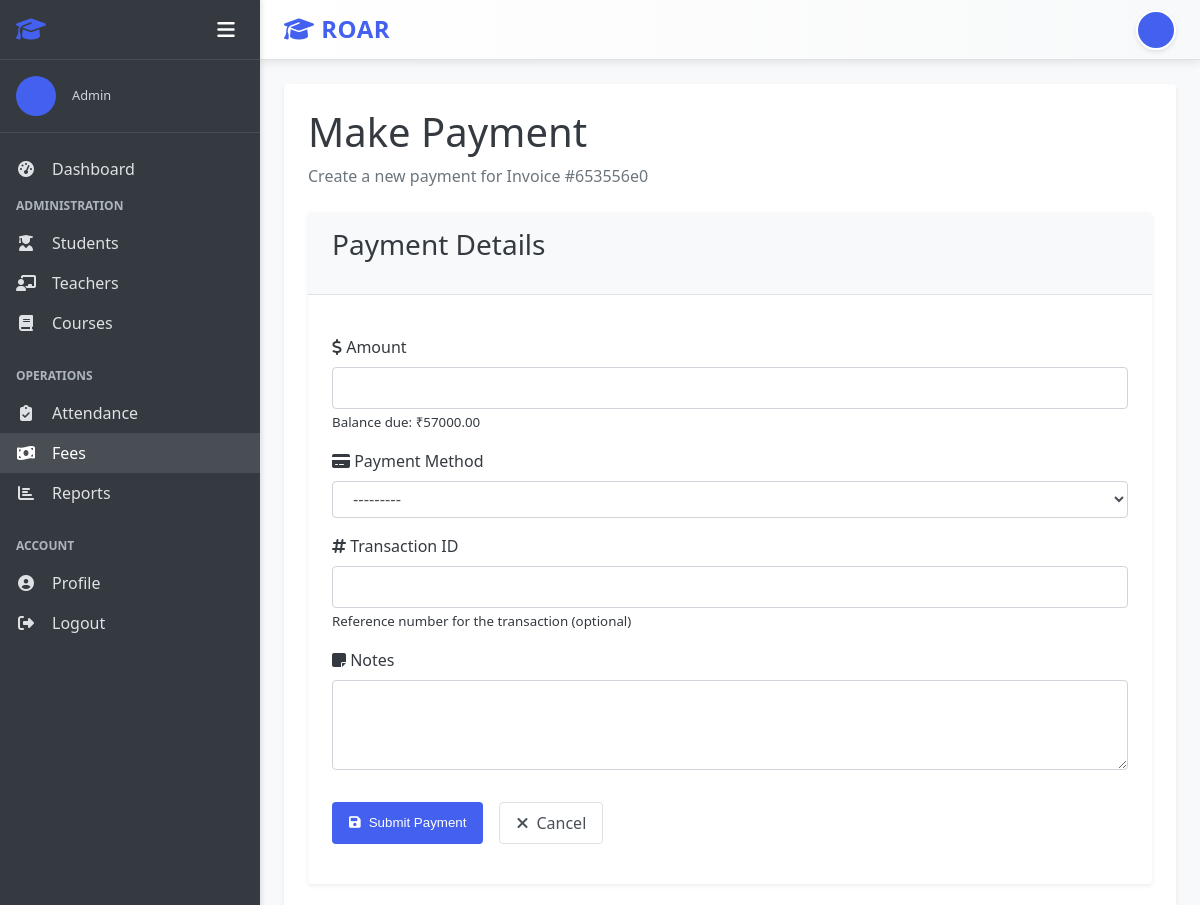
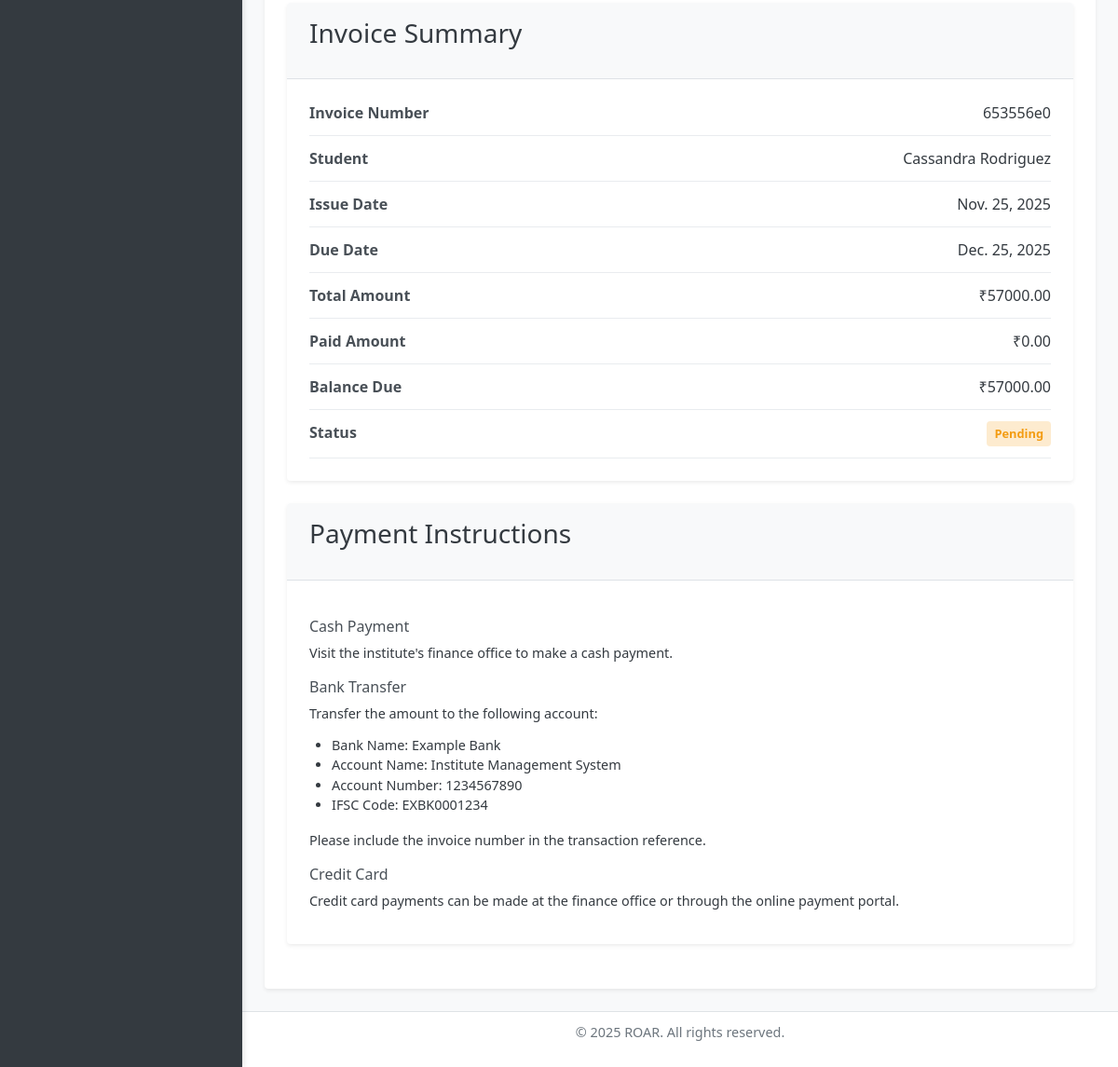
The page /fees/invoices/1/payment/ (signed in) on the database its author committed (2 pictures, top to bottom).
### accounts/models.py (models this page shows, shortened)
class User(AbstractUser):
    USER_TYPE_CHOICES = (
        ('admin', 'Admin'),
        ('teacher', 'Teacher'),
        ('student', 'Student'),
    )
    user_type = models.CharField(max_length=10, choices=USER_TYPE_CHOICES, default='student')
    profile_pic = models.ImageField(upload_to='profile_pics/', null=True, blank=True)
    address = models.TextField(null=True, blank=True)
    mobile = models.CharField(max_length=15, null=True, blank=True)
    @property
    def is_admin(self):
        return self.user_type == 'admin'
    @property
    def is_teacher(self):
        return self.user_type == 'teacher'
    @property
    def is_student(self):
        return self.user_type == 'student'

### fees/models.py (models this page shows, shortened)
class FeeInvoice(models.Model):
    STATUS_CHOICES = (
        ('pending', 'Pending'),
        ('paid', 'Paid'),
        ('overdue', 'Overdue'),
        ('cancelled', 'Cancelled'),
    )
    invoice_number = models.CharField(max_length=20, unique=True, default=uuid.uuid4)
    student = models.ForeignKey(Student, on_delete=models.CASCADE, related_name='fee_invoices')
    total_amount = models.DecimalField(max_digits=10, decimal_places=2)
    paid_amount = models.DecimalField(max_digits=10, decimal_places=2, default=0)
    status = models.CharField(max_length=10, choices=STATUS_CHOICES, default='pending')
    due_date = models.DateField()
    issue_date = models.DateField(auto_now_add=True)
    notes = models.TextField(blank=True, null=True)
    @property
    def balance(self):
        return self.total_amount - self.paid_amount
    class Meta:
        ordering = ['-issue_date']

### students/models.py (models this page shows, shortened)
class Student(models.Model):
    user = models.OneToOneField(User, on_delete=models.CASCADE, related_name='student_profile')
    student_id = models.CharField(max_length=20, unique=True)
    date_of_birth = models.DateField(null=True, blank=True)
    gender = models.CharField(max_length=10, choices=(('male', 'Male'), ('female', 'Female'), ('other', 'Other')))
    parent_name = models.CharField(max_length=100, null=True, blank=True)
    parent_mobile = models.CharField(max_length=15, null=True, blank=True)
    admission_date = models.DateField(auto_now_add=True)
    class Meta:
        ordering = ['user__first_name', 'user__last_name']

### fees/views.py (the view)
# urls.py: path('invoices/<int:invoice_id>/payment/', views.create_payment_for_invoice, name='create_payment_for_invoice'),
@login_required
def create_payment_for_invoice(request, invoice_id):
    invoice = get_object_or_404(FeeInvoice, pk=invoice_id)
    if request.method == 'POST':
        form = PaymentCreateForm(request.POST)
        if form.is_valid():
            payment = form.save(commit=False)
            payment.invoice = invoice
            payment.save()
            return redirect('fee_invoice_detail', pk=invoice.pk)
    else:
        form = PaymentCreateForm()
    return render(request, 'fees/payment_form.html', {
        'form': form,
        'invoice': invoice,
    })

### fees/forms.py
class PaymentCreateForm(forms.ModelForm):
    class Meta:
        model = Payment
        fields = ['amount', 'payment_method', 'transaction_id', 'notes']
        widgets = {
            'notes': forms.Textarea(attrs={'rows': 3, 'class': 'form-control'}),
        }
    def __init__(self, *args, **kwargs):
        super().__init__(*args, **kwargs)
        for field_name, field in self.fields.items():
            if 'class' not in field.widget.attrs:
                field.widget.attrs['class'] = 'form-control'

### templates/fees/payment_form.html (shortened to what this page needs)
{% extends "base.html" %}
{% block content %}
<div class="dashboard-header">
    <h1>Make Payment</h1>
    {% if invoice %}
    <p>Create a new payment for Invoice #{{ invoice.invoice_number }}</p>
    {% else %}
    <p>Create a new payment</p>
    {% endif %}
</div>
<div class="row">
    <div class="col-md-8">
        <div class="card">
            <div class="card-header">
                <h3>Payment Details</h3>
            </div>
            <div class="card-body">
                <form method="post" class="payment-form">
                    <div class="form-group">
                        <label for="{{ form.amount.id_for_label }}">
                            <i class="fas fa-dollar-sign"></i> Amount
                        </label>
                        {{ form.amount }}
                        {% if invoice %}
                        <small class="form-text text-muted">Balance due: ₹{{ invoice.balance|floatformat:2 }}</small>
                        {% endif %}
                    </div>
                    <div class="form-group">
                        <label for="{{ form.payment_method.id_for_label }}">
                            <i class="fas fa-credit-card"></i> Payment Method
                        </label>
                        {{ form.payment_method }}
                    </div>
                    <div class="form-group">
                        <label for="{{ form.transaction_id.id_for_label }}">
                            <i class="fas fa-hashtag"></i> Transaction ID
                        </label>
                        {{ form.transaction_id }}
                        <small class="form-text text-muted">Reference number for the transaction (optional)</small>
                    </div>
                    <div class="form-group">
                        <label for="{{ form.notes.id_for_label }}">
                            <i class="fas fa-sticky-note"></i> Notes
                        </label>
                        {{ form.notes }}
                    </div>
                    <div class="form-actions">
                        <button type="submit" class="btn btn-primary">
                            <i class="fas fa-save"></i> Submit Payment
                        </button>
                        <a href="{% if invoice %}{% url 'fee_invoice_detail' invoice.pk %}{% else %}{% url 'payment_list' %}{% endif %}" class="btn btn-outline">
                            <i class="fas fa-times"></i> Cancel
                        </a>
                    </div>
                </form>
            </div>
        </div>
    </div>
    <div class="col-md-4">
        {% if invoice %}
        <div class="card">
            <div class="card-header">
                <h3>Invoice Summary</h3>
            </div>
            <div class="card-body">
                <div class="invoice-summary">
                    <div class="summary-item">
                        <div class="summary-label">Invoice Number</div>
                        <div class="summary-value">{{ invoice.invoice_number }}</div>
                    </div>
                    <div class="summary-item">
                        <div class="summary-label">Student</div>
                        <div class="summary-value">{{ invoice.student.user.get_full_name }}</div>
                    </div>
                    <div class="summary-item">
                        <div class="summary-label">Issue Date</div>
                        <div class="summary-value">{{ invoice.issue_date }}</div>
                    </div>
                    <div class="summary-item">
                        <div class="summary-label">Due Date</div>
                        <div class="summary-value">{{ invoice.due_date }}</div>
                    </div>
                    <div class="summary-item">
                        <div class="summary-label">Total Amount</div>
                        <div class="summary-value">₹{{ invoice.total_amount|floatformat:2 }}</div>
                    </div>
                    <div class="summary-item">
                        <div class="summary-label">Paid Amount</div>
                        <div class="summary-value">₹{{ invoice.paid_amount|floatformat:2 }}</div>
                    </div>
                    <div class="summary-item">
                        <div class="summary-label">Balance Due</div>
                        <div class="summary-value">₹{{ invoice.balance|floatformat:2 }}</div>
                    </div>
                    <div class="summary-item">
                        <div class="summary-label">Status</div>
                        <div class="summary-value">
                            <span class="status-badge {% if invoice.status == 'paid' %}status-paid{% elif invoice.status == 'pending' %}status-pending{% elif invoice.status == 'overdue' %}status-overdue{% else %}status-cancelled{% endif %}">
                                {{ invoice.get_status_display }}
                            </span>
                        </div>
                    </div>
                </div>
            </div>
        </div>
        {% endif %}
        <div class="card">
            <div class="card-header">
                <h3>Payment Instructions</h3>
            </div>
            <div class="card-body">
                <div class="payment-instructions">
                    <h4>Cash Payment</h4>
                    <p>Visit the institute's finance office to make a cash payment.</p>
                    <h4>Bank Transfer</h4>
                    <p>Transfer the amount to the following account:</p>
                    <ul>
                        <li>Bank Name: Example Bank</li>
                        <li>Account Name: Institute Management System</li>
                        <li>Account Number: 1234567890</li>
                        <li>IFSC Code: EXBK0001234</li>
                    </ul>
                    <p>Please include the invoice number in the transaction reference.</p>
                    <h4>Credit Card</h4>
                    <p>Credit card payments can be made at the finance office or through the online payment portal.</p>
                </div>
            </div>
        </div>
    </div>
</div>
{% endblock %}

### templates/base.html (shortened to what this page needs)
<!DOCTYPE html>
<html lang="en">
<head>
    <link rel="stylesheet" href="/static/css/style.css">
    <link rel="stylesheet" href="https://cdnjs.cloudflare.com/ajax/libs/font-awesome/6.4.0/css/all.min.css">
</head>
<body>
    <div class="app-container {% if not user.is_authenticated %}auth-page{% endif %}">
        {% if user.is_authenticated %}
        <aside class="sidebar">
            <div class="sidebar-header">
                <h2><i class="fas fa-graduation-cap"></i> </h2>
                <div class="sidebar-controls">
                    <button class="sidebar-toggle" id="sidebarToggle">
                        <i class="fas fa-bars"></i>
                    </button>
                </div>
            </div>
            <div class="sidebar-user">
                {% if user.profile_pic %}
                    <img src="{{ user.profile_pic.url }}" alt="{{ user.get_full_name }}" class="user-avatar">
                {% else %}
                    <div class="user-avatar-placeholder">
                    </div>
                {% endif %}
                <div class="user-info">
                    <p class="user-role">{{ user.get_user_type_display }}</p>
                </div>
            </div>
            <nav class="sidebar-nav">
                <ul>
                    <li><a href="{% url 'dashboard' %}" class="{% if request.path == '/' %}active{% endif %}">
                        <i class="fas fa-tachometer-alt"></i> <span class="menu-text">Dashboard</span>
                    </a></li>
                    {% if user.is_admin %}
                    <li class="nav-section">
                        <span class="nav-section-title">Administration</span>
                        <ul>
                            <li><a href="{% url 'student_list' %}" class="{% if '/students/' in request.path %}active{% endif %}">
                                <i class="fas fa-user-graduate"></i> <span class="menu-text">Students</span>
                            </a></li>
                            <li><a href="{% url 'teacher_list' %}" class="{% if '/teachers/' in request.path %}active{% endif %}">
                                <i class="fas fa-chalkboard-teacher"></i> <span class="menu-text">Teachers</span>
                            </a></li>
                            <li><a href="{% url 'course_list' %}" class="{% if '/courses/' in request.path %}active{% endif %}">
                                <i class="fas fa-book"></i> <span class="menu-text">Courses</span>
                            </a></li>
                        </ul>
                    </li>
                    <li class="nav-section">
                        <span class="nav-section-title">Operations</span>
                        <ul>
                            <li><a href="{% url 'attendance_record_list' %}" class="{% if '/attendance/' in request.path %}active{% endif %}">
                                <i class="fas fa-clipboard-check"></i> <span class="menu-text">Attendance</span>
                            </a></li>
                            <li><a href="{% url 'fee_invoice_list' %}" class="{% if '/fees/' in request.path %}active{% endif %}">
                                <i class="fas fa-money-bill-wave"></i> <span class="menu-text">Fees</span>
                            </a></li>
                            <li><a href="{% url 'report_dashboard' %}" class="{% if '/reports/' in request.path %}active{% endif %}">
                                <i class="fas fa-chart-bar"></i> <span class="menu-text">Reports</span>
                            </a></li>
                        </ul>
                    </li>
                    {% endif %}
                    <li class="nav-section">
                        <span class="nav-section-title">Account</span>
                        <ul>
                            <li><a href="{% url 'profile' %}">
                                <i class="fas fa-user-circle"></i> <span class="menu-text">Profile</span>
                            </a></li>
                            <li><a href="{% url 'logout' %}">
                                <i class="fas fa-sign-out-alt"></i> <span class="menu-text">Logout</span>
                            </a></li>
                        </ul>
                    </li>
                </ul>
            </nav>
        </aside>
        {% endif %}
        <main class="main-content {% if not user.is_authenticated %}auth-main{% endif %}">
            {% if user.is_authenticated %}
            <header class="main-header">
                <div class="header-left">
                    <h1><i class="fas fa-graduation-cap"></i> ROAR</h1>
                </div>
                <div class="header-right">
                    <div class="header-user">
                        <a href="{% url 'profile' %}" class="user-profile-link">
                            {% if user.profile_pic %}
                            <img src="{{ user.profile_pic.url }}" alt="{{ user.get_full_name }}" class="user-avatar-small">
                            {% else %}
                            <div class="user-avatar-small-placeholder">
                            </div>
                            {% endif %}
                        </a>
                    </div>
                </div>
            </header>
            {% endif %}
            <div class="content-wrapper">
                <div class="content">
                    {% block content %}{% endblock %}
                </div>
            </div>
            <footer class="main-footer">
                <p>&copy; {% now "Y" %} ROAR. All rights reserved.</p>
            </footer>
        </main>
    </div>
</body>
</html>

### templates/fees/payment_form.html (style rules this page uses)
.payment-form { padding: 1rem 0; }
.form-actions { margin-top: 2rem; display: flex; gap: 1rem; }
.invoice-summary { display: flex; flex-direction: column; gap: 0.75rem; }
.summary-item { display: flex; justify-content: space-between; padding-bottom: 0.75rem; border-bottom: 1px solid var(--gray-200); }
.summary-label { font-weight: 600; color: var(--gray-700); }
.summary-value { text-align: right; }
.status-badge { display: inline-block; padding: 0.25rem 0.5rem; border-radius: 0.25rem; font-size: 0.8rem; font-weight: 600; }
.status-pending { background-color: rgba(243, 156, 18, 0.2); color: #f39c12; }
.payment-instructions { font-size: 0.9rem; }
.payment-instructions h4 { font-size: 1rem; margin-top: 1rem; margin-bottom: 0.5rem; color: var(--gray-700); }
.payment-instructions ul { padding-left: 1.5rem; margin-bottom: 1rem; }
.payment-instructions p { margin-bottom: 0.75rem; }

### rows shown on the page
User: user_type "Admin"
FeeInvoice: invoice_number "653556e0", balance "57000.00", student.user.get_full_name "Cassandra Rodriguez", issue_date "Nov. 25, 2025", due_date "Dec. 25, 2025", total_amount "57000.00", paid_amount "0.00", status "Pending"
